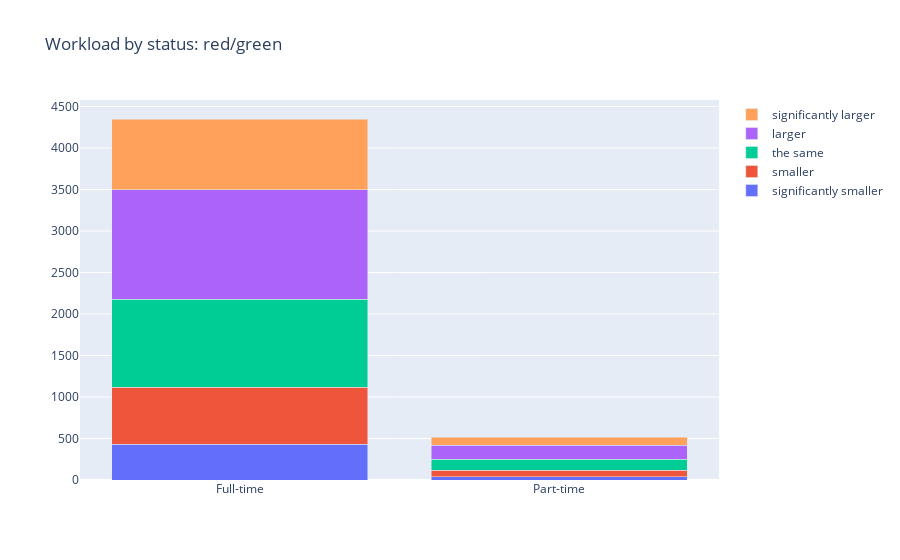
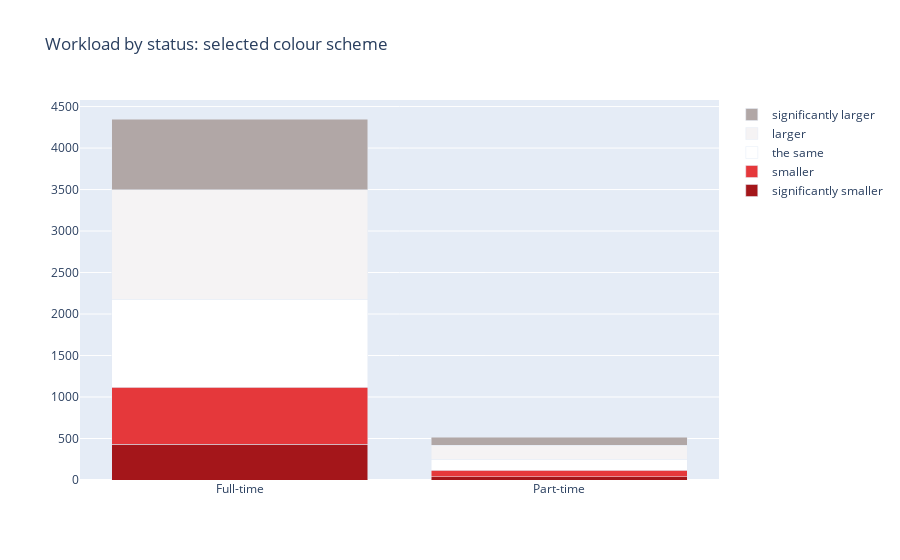

Here is the notebook cell these charts were saved with, in order:
### Markdown cell above
**Use an appropriate stacked bar chart as visualization. Plot it two times, once with a two-sided gradient color scheme in red/green, and the other time using the following colours: https://coolors.co/a4161a-e5383b-ffffff-f5f3f4-b1a7a6. 7.5 %**

### Code cell
# Visualizations
df['Q4'].mask(df['Q4'] == 1.0, 'Full-time', inplace = True)
df['Q4'].mask(df['Q4'] == 2.0, 'Part-time', inplace = True)
df['Q17'].mask(df['Q17'] == 1.0, 'significantly smaller', inplace = True)
df['Q17'].mask(df['Q17'] == 2.0, 'smaller', inplace = True)
df['Q17'].mask(df['Q17'] == 3.0, 'the same', inplace = True)
df['Q17'].mask(df['Q17'] == 4.0, 'larger', inplace = True)
df['Q17'].mask(df['Q17'] == 5.0, 'significantly larger', inplace = True)

status = ['Full-time', 'Part-time']
fig1 = go.Figure(data=[
    go.Bar(name='significantly smaller', x=status, y=[430, 38]),
    go.Bar(name='smaller', x=status, y=[685, 80]),
    go.Bar(name='the same', x=status, y=[1061, 131]),
    go.Bar(name='larger', x=status, y=[1320, 170]),
    go.Bar(name='significantly larger', x=status, y=[854, 94])
])
fig1.update_layout(barmode = 'stack', title = 'Workload by status: red/green')
fig1.show()

fig2 = go.Figure(data=[
    go.Bar(name='significantly smaller', x=status, y=[430, 38], marker_color = 'rgb(164,22,26)'),
    go.Bar(name='smaller', x=status, y=[685, 80], marker_color = 'rgb(229,56,59)'),
    go.Bar(name='the same', x=status, y=[1061, 131], marker_color = 'rgb(255,255,255)'),
    go.Bar(name='larger', x=status, y=[1320, 170], marker_color = 'rgb(245,243,244)'),
    go.Bar(name='significantly larger', x=status, y=[854, 94], marker_color = 'rgb(177,167,166)')
])
fig2.update_layout(barmode = 'stack', title = 'Workload by status: selected colour scheme')
fig2.show()

### Figure 1 — Plotly figure (JSON) as saved in the notebook; plotly's stock layout.template omitted (floating-point values rounded to 4 significant figures)
{"data": [{"name": "significantly smaller", "type": "bar", "x": ["Full-time", "Part-time"], "y": [430, 38]}, {"name": "smaller", "type": "bar", "x": ["Full-time", "Part-time"], "y": [685, 80]}, {"name": "the same", "type": "bar", "x": ["Full-time", "Part-time"], "y": [1061, 131]}, {"name": "larger", "type": "bar", "x": ["Full-time", "Part-time"], "y": [1320, 170]}, {"name": "significantly larger", "type": "bar", "x": ["Full-time", "Part-time"], "y": [854, 94]}], "layout": {"barmode": "stack", "title": {"text": "Workload by status: red/green"}}}

### Figure 2 — Plotly figure (JSON) as saved in the notebook; plotly's stock layout.template omitted (floating-point values rounded to 4 significant figures)
{"data": [{"marker": {"color": "rgb(164,22,26)"}, "name": "significantly smaller", "type": "bar", "x": ["Full-time", "Part-time"], "y": [430, 38]}, {"marker": {"color": "rgb(229,56,59)"}, "name": "smaller", "type": "bar", "x": ["Full-time", "Part-time"], "y": [685, 80]}, {"marker": {"color": "rgb(255,255,255)"}, "name": "the same", "type": "bar", "x": ["Full-time", "Part-time"], "y": [1061, 131]}, {"marker": {"color": "rgb(245,243,244)"}, "name": "larger", "type": "bar", "x": ["Full-time", "Part-time"], "y": [1320, 170]}, {"marker": {"color": "rgb(177,167,166)"}, "name": "significantly larger", "type": "bar", "x": ["Full-time", "Part-time"], "y": [854, 94]}], "layout": {"barmode": "stack", "title": {"text": "Workload by status: selected colour scheme"}}}
